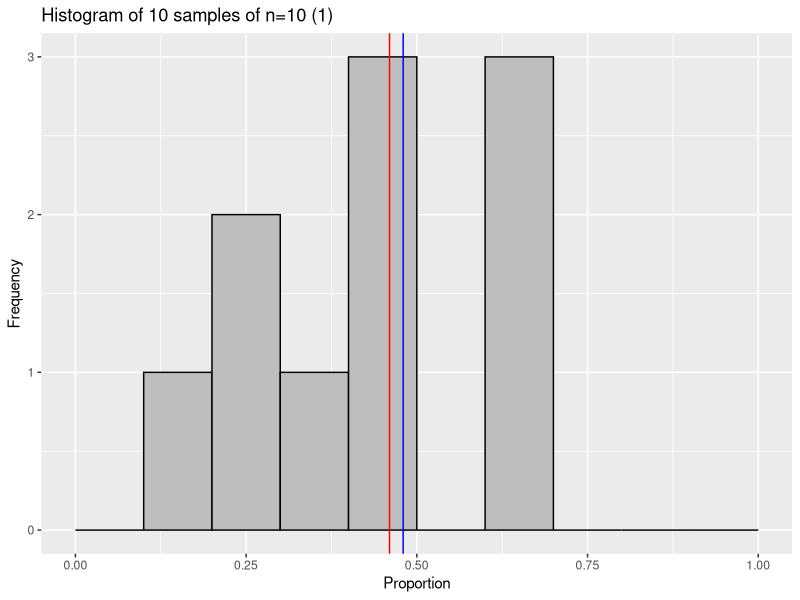
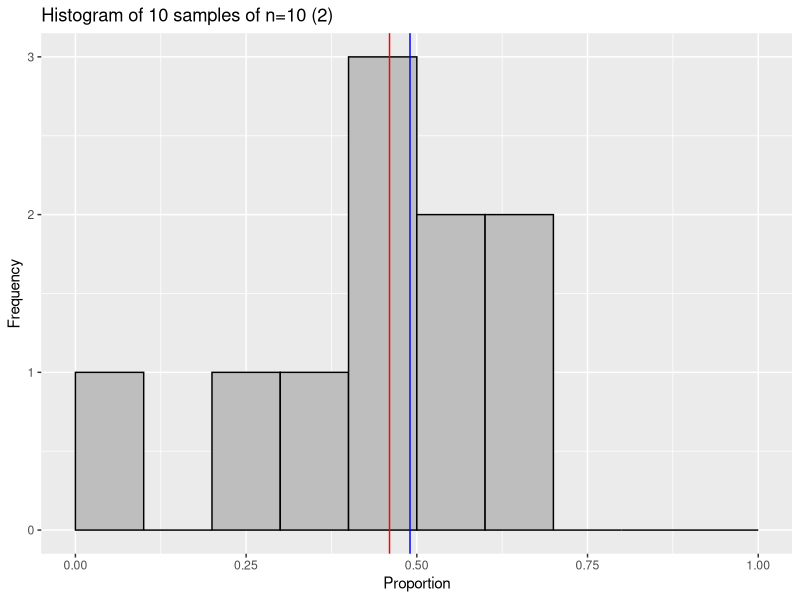
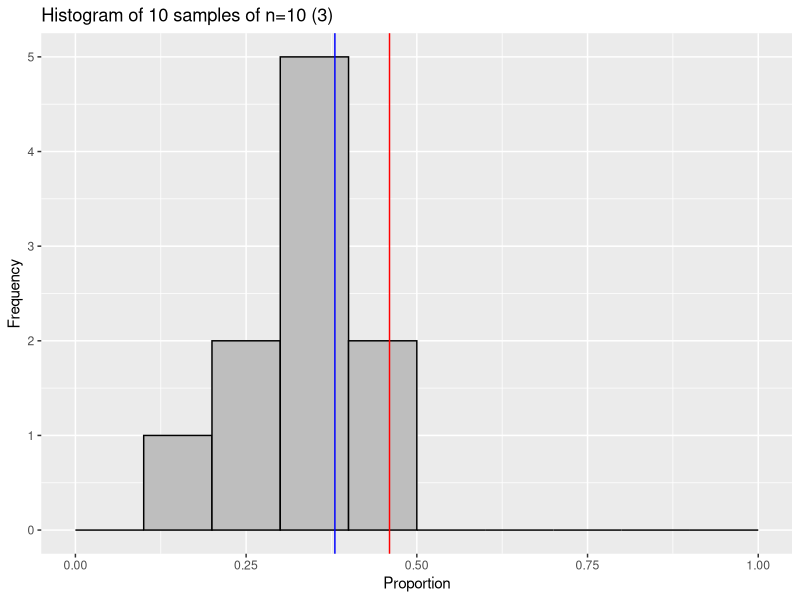
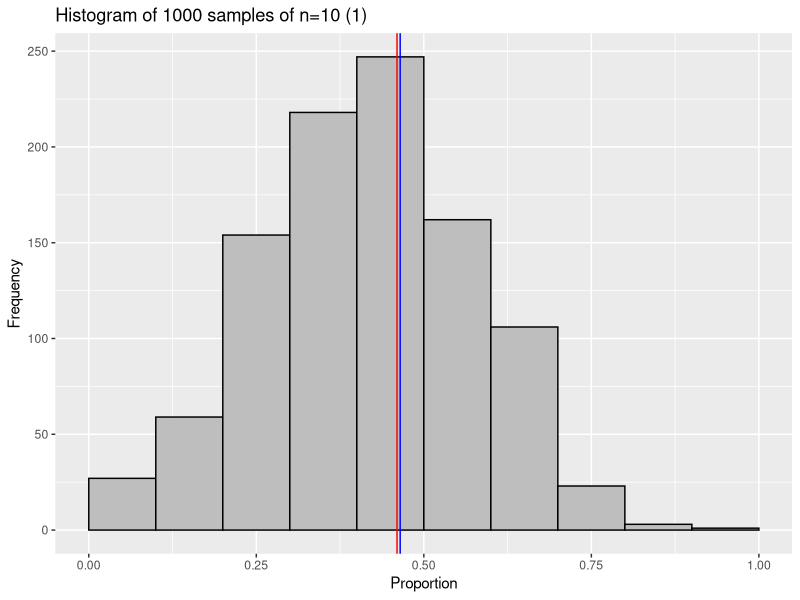
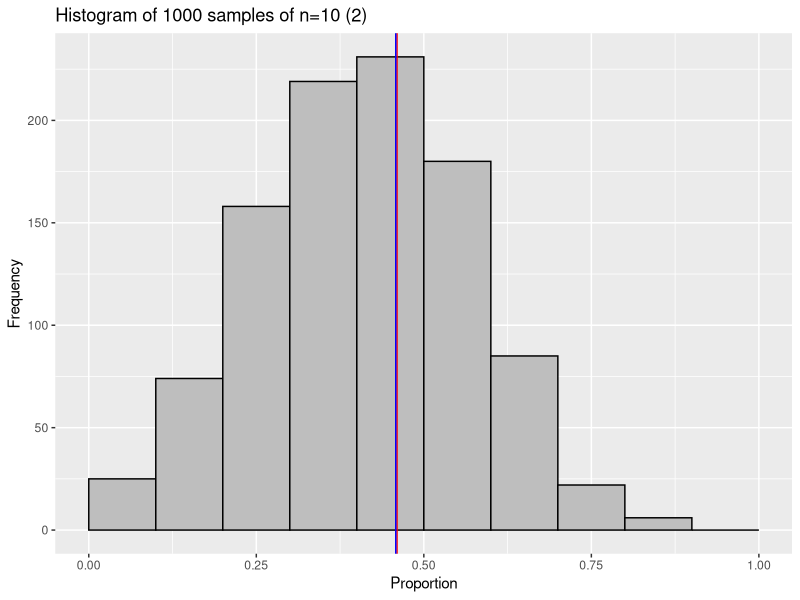
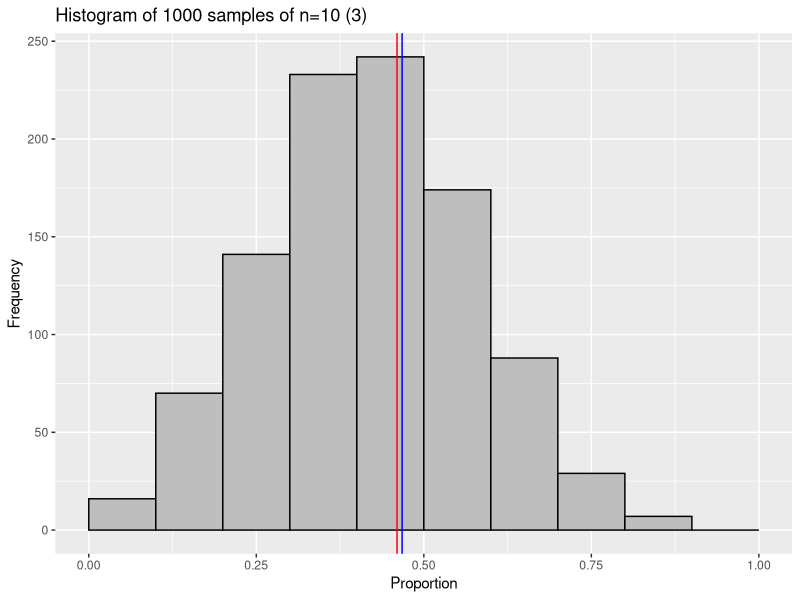
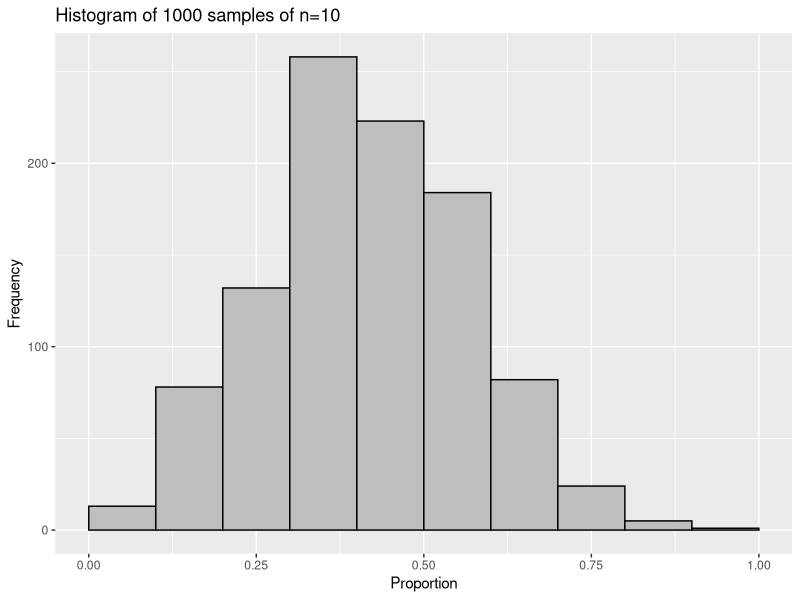
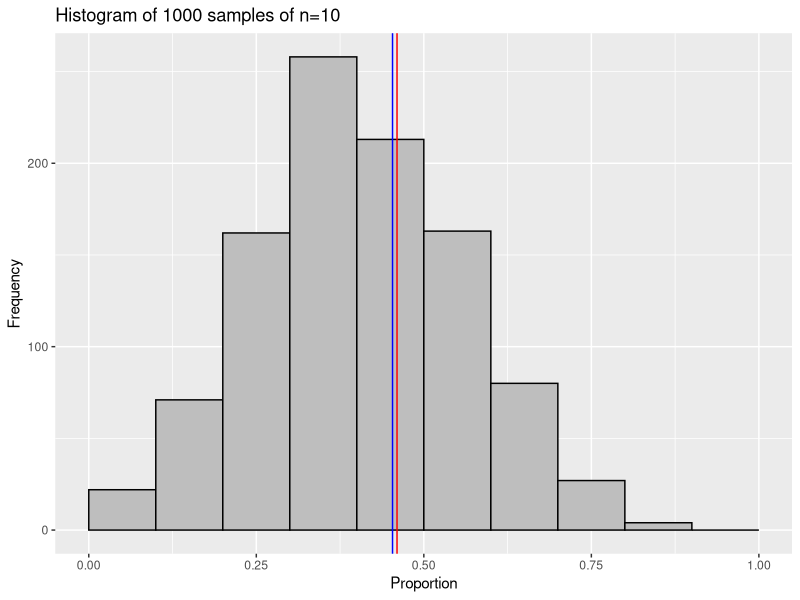

These charts were generated, in order, by the following R code:
## ---- chunk 1
library(tidyverse)
library(kableExtra)
library(cowplot)
## ---- chunk 2
#sim data
set.seed(7284)
Edinburgh <- tibble(
    Scottish = factor(sample(c("No", "Yes"), 25951, replace = T, prob = c(0.54, 0.46)))
) 
UoE_prop <- Edinburgh %>%
    group_by(Scottish) %>%
    summarise(n = n()) %>%
    mutate(Freq = round(n / sum(n),2))

kable(UoE_prop) %>%
  kable_styling(bootstrap_options = "striped", full_width = F)
## ---- chunk 3
B <- 10
N <- 10
sample_props <- tibble(
    Prop = replicate(B, {
  x <- sample(Edinburgh$Scottish, size = N, replace = TRUE)
  mean(as.numeric(x)-1)
})
)
sample_props %>%
    ggplot(., aes(x=Prop)) +
    geom_histogram(breaks = c(seq(0,1,0.1)), colour='black', fill='gray') +
    xlim(0,1) +
    xlab("Proportion") +
    ylab("Frequency") +
    geom_vline(xintercept = 0.46, col = "red") +
    geom_vline(xintercept = mean(sample_props$Prop), col = "blue") +
    ggtitle("Histogram of 10 samples of n=10 (1)")
## ---- chunk 4
B <- 10
N <- 10
sample_props <- tibble(
    Prop = replicate(B, {
  x <- sample(Edinburgh$Scottish, size = N, replace = TRUE)
  mean(as.numeric(x)-1)
})
)
sample_props %>%
    ggplot(., aes(x=Prop)) +
    geom_histogram(breaks = c(seq(0,1,0.1)), colour='black', fill='gray') +
    xlim(0,1) +
    xlab("Proportion") +
    ylab("Frequency") +
    geom_vline(xintercept = 0.46, col = "red") +
    geom_vline(xintercept = mean(sample_props$Prop), col = "blue") +
    ggtitle("Histogram of 10 samples of n=10 (2)")
## ---- chunk 5
B <- 10
N <- 10
sample_props <- tibble(
    Prop = replicate(B, {
  x <- sample(Edinburgh$Scottish, size = N, replace = TRUE)
  mean(as.numeric(x)-1)
})
)
sample_props %>%
    ggplot(., aes(x=Prop)) +
    geom_histogram(breaks = c(seq(0,1,0.1)), colour='black', fill='gray') +
    xlim(0,1) +
    xlab("Proportion") +
    ylab("Frequency") +
    geom_vline(xintercept = 0.46, col = "red") +
    geom_vline(xintercept = mean(sample_props$Prop), col = "blue") +
    ggtitle("Histogram of 10 samples of n=10 (3)")
## ---- chunk 6
B <- 1000
N <- 10
sample_props <- tibble(
    Prop = replicate(B, {
  x <- sample(Edinburgh$Scottish, size = N, replace = TRUE)
  mean(as.numeric(x)-1)
})
)
sample_props %>%
    ggplot(., aes(x=Prop)) +
    geom_histogram(breaks = c(seq(0,1,0.1)), colour='black', fill='gray') +
    xlim(0,1) +
    xlab("Proportion") +
    ylab("Frequency") +
    geom_vline(xintercept = 0.46, col = "red") +
    geom_vline(xintercept = mean(sample_props$Prop), col = "blue") +
    ggtitle("Histogram of 1000 samples of n=10 (1)")
## ---- chunk 7
B <- 1000
N <- 10
sample_props <- tibble(
    Prop = replicate(B, {
  x <- sample(Edinburgh$Scottish, size = N, replace = TRUE)
  mean(as.numeric(x)-1)
})
)
sample_props %>%
    ggplot(., aes(x=Prop)) +
    geom_histogram(breaks = c(seq(0,1,0.1)), colour='black', fill='gray') +
    xlim(0,1) +
    xlab("Proportion") +
    ylab("Frequency") +
    geom_vline(xintercept = 0.46, col = "red") +
    geom_vline(xintercept = mean(sample_props$Prop), col = "blue") +
    ggtitle("Histogram of 1000 samples of n=10 (2)")
## ---- chunk 8
B <- 1000
N <- 10
sample_props <- tibble(
    Prop = replicate(B, {
  x <- sample(Edinburgh$Scottish, size = N, replace = TRUE)
  mean(as.numeric(x)-1)
})
)
sample_props %>%
    ggplot(., aes(x=Prop)) +
    geom_histogram(breaks = c(seq(0,1,0.1)), colour='black', fill='gray') +
    xlim(0,1) +
    xlab("Proportion") +
    ylab("Frequency") +
    geom_vline(xintercept = 0.46, col = "red") +
    geom_vline(xintercept = mean(sample_props$Prop), col = "blue") +
    ggtitle("Histogram of 1000 samples of n=10 (3)")
## ---- chunk 9
B <- 1000
N <- 10
sample_props <- tibble(
    Prop = replicate(B, {
  x <- sample(Edinburgh$Scottish, size = N, replace = TRUE)
  mean(as.numeric(x)-1)
})
)
sample_props %>%
    ggplot(., aes(x=Prop)) +
    geom_histogram(breaks = c(seq(0,1,0.1)), colour='black', fill='gray') +
    xlim(0,1) +
    xlab("Proportion") +
    ylab("Frequency") +
    ggtitle("Histogram of 1000 samples of n=10")
## ---- chunk 10
B <- 1000
N <- 10
sample_props <- tibble(
    Prop = replicate(B, {
  x <- sample(Edinburgh$Scottish, size = N, replace = TRUE)
  mean(as.numeric(x)-1)
})
)
sample_props %>%
    ggplot(., aes(x=Prop)) +
    geom_histogram(breaks = c(seq(0,1,0.1)), colour='black', fill='gray') +
    xlim(0,1) +
    xlab("Proportion") +
    ylab("Frequency") +
    geom_vline(xintercept = 0.46, col = "red") +
    geom_vline(xintercept = mean(sample_props$Prop), col = "blue") +
    ggtitle("Histogram of 1000 samples of n=10")
## ---- chunk 11
B <- 1000
N <- 100
sample_props <- tibble(
    Prop = replicate(B, {
  x <- sample(Edinburgh$Scottish, size = N, replace = TRUE)
  mean(as.numeric(x)-1)
})
)
sample_props %>%
    ggplot(., aes(x=Prop)) +
    geom_histogram(colour='black', fill='gray') +
    xlim(0,1) +
    xlab("Proportion") +
    ylab("Frequency") +
    geom_vline(xintercept = 0.46, col = "red") +
    geom_vline(xintercept = mean(sample_props$Prop), col = "blue") +
    ggtitle("Histogram of 1000 samples of n=100")
## ---- chunk 12
B <- 1000
N <- 1000
sample_props <- tibble(
    Prop = replicate(B, {
  x <- sample(Edinburgh$Scottish, size = N, replace = TRUE)
  mean(as.numeric(x)-1)
})
)
sample_props %>%
    ggplot(., aes(x=Prop)) +
    geom_histogram(colour='black', fill='gray') +
    xlim(0,1) +
    xlab("Proportion") +
    ylab("Frequency") +
    geom_vline(xintercept = 0.46, col = "red") +
    geom_vline(xintercept = mean(sample_props$Prop), col = "blue") +
    ggtitle("Histogram of 1000 samples of n=1000")
